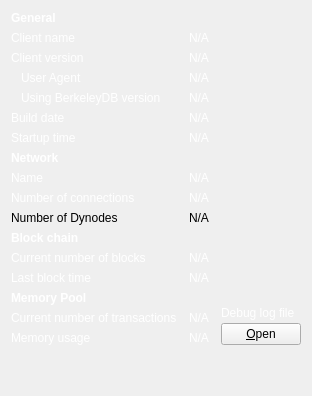
     <widget class="QWidget" name="tab_info">
      <attribute name="title">
       <string>&amp;Information</string>
      </attribute>
      <layout class="QGridLayout" name="gridLayout" columnstretch="0,1,0">
       <property name="horizontalSpacing">
        <number>12</number>
       </property>
       <item row="0" column="0">
        <widget class="QLabel" name="label_9">
         <property name="font">
          <font>
           <weight>75</weight>
           <bold>true</bold>
          </font>
         </property>
         <property name="styleSheet">
          <string notr="true">color: rgb(255, 255, 255);</string>
         </property>
         <property name="text">
          <string>General</string>
         </property>
        </widget>
       </item>
       <item row="1" column="0">
        <widget class="QLabel" name="label_5">
         <property name="styleSheet">
          <string notr="true">color: rgb(255, 255, 255);</string>
         </property>
         <property name="text">
          <string>Client name</string>
         </property>
        </widget>
       </item>
       <item row="1" column="1" colspan="2">
        <widget class="QLabel" name="clientName">
         <property name="cursor">
          <cursorShape>IBeamCursor</cursorShape>
         </property>
         <property name="styleSheet">
          <string notr="true">color: rgb(255, 255, 255);</string>
         </property>
         <property name="text">
          <string>N/A</string>
         </property>
         <property name="textFormat">
          <enum>Qt::PlainText</enum>
         </property>
         <property name="textInteractionFlags">
          <set>Qt::LinksAccessibleByMouse|Qt::TextSelectableByKeyboard|Qt::TextSelectableByMouse</set>
         </property>
        </widget>
       </item>
       <item row="2" column="0">
        <widget class="QLabel" name="label_6">
         <property name="styleSheet">
          <string notr="true">color: rgb(255, 255, 255);</string>
         </property>
         <property name="text">
          <string>Client version</string>
         </property>
        </widget>
       </item>
       <item row="2" column="1" colspan="2">
        <widget class="QLabel" name="clientVersion">
         <property name="cursor">
          <cursorShape>IBeamCursor</cursorShape>
         </property>
         <property name="styleSheet">
          <string notr="true">color: rgb(255, 255, 255);</string>
         </property>
         <property name="text">
          <string>N/A</string>
         </property>
         <property name="textFormat">
          <enum>Qt::PlainText</enum>
         </property>
         <property name="textInteractionFlags">
          <set>Qt::LinksAccessibleByMouse|Qt::TextSelectableByKeyboard|Qt::TextSelectableByMouse</set>
         </property>
        </widget>
       </item>
       <item row="3" column="0">
        <widget class="QLabel" name="labelClientUserAgent">
         <property name="styleSheet">
          <string notr="true">color: rgb(255, 255, 255);</string>
         </property>
         <property name="text">
          <string>User Agent</string>
         </property>
         <property name="indent">
          <number>10</number>
         </property>
        </widget>
       </item>
       <item row="3" column="1" colspan="2">
        <widget class="QLabel" name="clientUserAgent">
         <property name="cursor">
          <cursorShape>IBeamCursor</cursorShape>
         </property>
         <property name="styleSheet">
          <string notr="true">color: rgb(255, 255, 255);</string>
         </property>
         <property name="text">
          <string>N/A</string>
         </property>
         <property name="textFormat">
          <enum>Qt::PlainText</enum>
         </property>
         <property name="textInteractionFlags">
          <set>Qt::LinksAccessibleByMouse|Qt::TextSelectableByKeyboard|Qt::TextSelectableByMouse</set>
         </property>
        </widget>
       </item>
       <item row="4" column="0">
        <widget class="QLabel" name="label_berkeleyDBVersion">
         <property name="styleSheet">
          <string notr="true">color: rgb(255, 255, 255);</string>
         </property>
         <property name="text">
          <string>Using BerkeleyDB version</string>
         </property>
         <property name="indent">
          <number>10</number>
         </property>
        </widget>
       </item>
       <item row="4" column="1" colspan="2">
        <widget class="QLabel" name="berkeleyDBVersion">
         <property name="cursor">
          <cursorShape>IBeamCursor</cursorShape>
         </property>
         <property name="styleSheet">
          <string notr="true">color: rgb(255, 255, 255);</string>
         </property>
         <property name="text">
          <string>N/A</string>
         </property>
         <property name="textFormat">
          <enum>Qt::PlainText</enum>
         </property>
         <property name="textInteractionFlags">
          <set>Qt::LinksAccessibleByMouse|Qt::TextSelectableByKeyboard|Qt::TextSelectableByMouse</set>
         </property>
        </widget>
       </item>
       <item row="5" column="0">
        <widget class="QLabel" name="label_12">
         <property name="styleSheet">
          <string notr="true">color: rgb(255, 255, 255);</string>
         </property>
         <property name="text">
          <string>Build date</string>
         </property>
        </widget>
       </item>
       <item row="5" column="1" colspan="2">
        <widget class="QLabel" name="buildDate">
         <property name="cursor">
          <cursorShape>IBeamCursor</cursorShape>
         </property>
         <property name="styleSheet">
          <string notr="true">color: rgb(255, 255, 255);</string>
         </property>
         <property name="text">
          <string>N/A</string>
         </property>
         <property name="textFormat">
          <enum>Qt::PlainText</enum>
         </property>
         <property name="textInteractionFlags">
          <set>Qt::LinksAccessibleByMouse|Qt::TextSelectableByKeyboard|Qt::TextSelectableByMouse</set>
         </property>
        </widget>
       </item>
       <item row="6" column="0">
        <widget class="QLabel" name="label_13">
         <property name="styleSheet">
          <string notr="true">color: rgb(255, 255, 255);</string>
         </property>
         <property name="text">
          <string>Startup time</string>
         </property>
        </widget>
       </item>
       <item row="6" column="1" colspan="2">
        <widget class="QLabel" name="startupTime">
         <property name="cursor">
          <cursorShape>IBeamCursor</cursorShape>
         </property>
         <property name="styleSheet">
          <string notr="true">color: rgb(255, 255, 255);</string>
         </property>
         <property name="text">
          <string>N/A</string>
         </property>
         <property name="textFormat">
          <enum>Qt::PlainText</enum>
         </property>
         <property name="textInteractionFlags">
          <set>Qt::LinksAccessibleByMouse|Qt::TextSelectableByKeyboard|Qt::TextSelectableByMouse</set>
         </property>
        </widget>
       </item>
       <item row="7" column="0">
        <widget class="QLabel" name="labelNetwork">
         <property name="font">
          <font>
           <weight>75</weight>
           <bold>true</bold>
          </font>
         </property>
         <property name="styleSheet">
          <string notr="true">color: rgb(255, 255, 255);</string>
         </property>
         <property name="text">
          <string>Network</string>
         </property>
        </widget>
       </item>
       <item row="8" column="0">
        <widget class="QLabel" name="label_8">
         <property name="styleSheet">
          <string notr="true">color: rgb(255, 255, 255);</string>
         </property>
         <property name="text">
          <string>Name</string>
         </property>
        </widget>
       </item>
       <item row="8" column="1" colspan="2">
        <widget class="QLabel" name="networkName">
         <property name="cursor">
          <cursorShape>IBeamCursor</cursorShape>
         </property>
         <property name="styleSheet">
          <string notr="true">color: rgb(255, 255, 255);</string>
         </property>
         <property name="text">
          <string>N/A</string>
         </property>
         <property name="textFormat">
          <enum>Qt::PlainText</enum>
         </property>
         <property name="textInteractionFlags">
          <set>Qt::LinksAccessibleByMouse|Qt::TextSelectableByKeyboard|Qt::TextSelectableByMouse</set>
         </property>
        </widget>
       </item>
       <item row="9" column="0">
        <widget class="QLabel" name="label_7">
         <property name="styleSheet">
          <string notr="true">color: rgb(255, 255, 255);</string>
         </property>
         <property name="text">
          <string>Number of connections</string>
         </property>
        </widget>
       </item>
       <item row="9" column="1" colspan="2">
        <widget class="QLabel" name="numberOfConnections">
         <property name="cursor">
          <cursorShape>IBeamCursor</cursorShape>
         </property>
         <property name="styleSheet">
          <string notr="true">color: rgb(255, 255, 255);</string>
         </property>
         <property name="text">
          <string>N/A</string>
         </property>
         <property name="textFormat">
          <enum>Qt::PlainText</enum>
         </property>
         <property name="textInteractionFlags">
          <set>Qt::LinksAccessibleByMouse|Qt::TextSelectableByKeyboard|Qt::TextSelectableByMouse</set>
         </property>
        </widget>
       </item>
       <item row="10" column="0">
        <widget class="QLabel" name="dynodeCountLabel">
         <property name="text">
          <string>Number of Dynodes</string>
         </property>
        </widget>
       </item>
       <item row="10" column="1">
        <widget class="QLabel" name="dynodeCount">
         <property name="text">
          <string>N/A</string>
         </property>
        </widget>
       </item>
       <item row="11" column="0">
        <widget class="QLabel" name="label_10">
         <property name="font">
          <font>
           <weight>75</weight>
           <bold>true</bold>
          </font>
         </property>
         <property name="styleSheet">
          <string notr="true">color: rgb(255, 255, 255);</string>
         </property>
         <property name="text">
          <string>Block chain</string>
         </property>
        </widget>
       </item>
       <item row="12" column="0">
        <widget class="QLabel" name="label_3">
         <property name="styleSheet">
          <string notr="true">color: rgb(255, 255, 255);</string>
         </property>
         <property name="text">
          <string>Current number of blocks</string>
         </property>
        </widget>
       </item>
       <item row="12" column="1" colspan="2">
        <widget class="QLabel" name="numberOfBlocks">
         <property name="cursor">
          <cursorShape>IBeamCursor</cursorShape>
         </property>
         <property name="styleSheet">
          <string notr="true">color: rgb(255, 255, 255);</string>
         </property>
         <property name="text">
          <string>N/A</string>
         </property>
         <property name="textFormat">
          <enum>Qt::PlainText</enum>
         </property>
         <property name="textInteractionFlags">
          <set>Qt::LinksAccessibleByMouse|Qt::TextSelectableByKeyboard|Qt::TextSelectableByMouse</set>
         </property>
        </widget>
       </item>
       <item row="13" column="0">
        <widget class="QLabel" name="labelLastBlockTime">
         <property name="styleSheet">
          <string notr="true">color: rgb(255, 255, 255);</string>
         </property>
         <property name="text">
          <string>Last block time</string>
         </property>
        </widget>
       </item>
       <item row="13" column="1" colspan="2">
        <widget class="QLabel" name="lastBlockTime">
         <property name="cursor">
          <cursorShape>IBeamCursor</cursorShape>
         </property>
         <property name="styleSheet">
          <string notr="true">color: rgb(255, 255, 255);</string>
         </property>
         <property name="text">
          <string>N/A</string>
         </property>
         <property name="textFormat">
          <enum>Qt::PlainText</enum>
         </property>
         <property name="textInteractionFlags">
          <set>Qt::LinksAccessibleByMouse|Qt::TextSelectableByKeyboard|Qt::TextSelectableByMouse</set>
         </property>
        </widget>
       </item>
       <item row="14" column="0">
        <widget class="QLabel" name="labelMempoolTitle">
         <property name="font">
          <font>
           <weight>75</weight>
           <bold>true</bold>
          </font>
         </property>
         <property name="styleSheet">
          <string notr="true">color: rgb(255, 255, 255);</string>
         </property>
         <property name="text">
          <string>Memory Pool</string>
         </property>
        </widget>
       </item>
       <item row="15" column="0">
        <widget class="QLabel" name="labelNumberOfTransactions">
         <property name="styleSheet">
          <string notr="true">color: rgb(255, 255, 255);</string>
         </property>
         <property name="text">
          <string>Current number of transactions</string>
         </property>
        </widget>
       </item>
       <item row="15" column="1">
        <widget class="QLabel" name="mempoolNumberTxs">
         <property name="cursor">
          <cursorShape>IBeamCursor</cursorShape>
         </property>
         <property name="styleSheet">
          <string notr="true">color: rgb(255, 255, 255);</string>
         </property>
         <property name="text">
          <string>N/A</string>
         </property>
         <property name="textFormat">
          <enum>Qt::PlainText</enum>
         </property>
         <property name="textInteractionFlags">
          <set>Qt::LinksAccessibleByMouse|Qt::TextSelectableByKeyboard|Qt::TextSelectableByMouse</set>
         </property>
        </widget>
       </item>
       <item row="16" column="0">
        <widget class="QLabel" name="labelMemoryUsage">
         <property name="styleSheet">
          <string notr="true">color: rgb(255, 255, 255);</string>
         </property>
         <property name="text">
          <string>Memory usage</string>
         </property>
        </widget>
       </item>
       <item row="16" column="1">
        <widget class="QLabel" name="mempoolSize">
         <property name="cursor">
          <cursorShape>IBeamCursor</cursorShape>
         </property>
         <property name="styleSheet">
          <string notr="true">color: rgb(255, 255, 255);</string>
         </property>
         <property name="text">
          <string>N/A</string>
         </property>
         <property name="textFormat">
          <enum>Qt::PlainText</enum>
         </property>
         <property name="textInteractionFlags">
          <set>Qt::LinksAccessibleByMouse|Qt::TextSelectableByKeyboard|Qt::TextSelectableByMouse</set>
         </property>
        </widget>
       </item>
       <item row="14" column="2" rowspan="3">
        <layout class="QVBoxLayout" name="verticalLayoutDebugButton">
         <property name="spacing">
          <number>3</number>
         </property>
         <item>
          <spacer name="verticalSpacer_2">
           <property name="orientation">
            <enum>Qt::Vertical</enum>
           </property>
           <property name="sizeHint" stdset="0">
            <size>
             <width>10</width>
             <height>5</height>
            </size>
           </property>
          </spacer>
         </item>
         <item>
          <widget class="QLabel" name="labelDebugLogfile">
           <property name="styleSheet">
            <string notr="true">color: rgb(255, 255, 255);</string>
           </property>
           <property name="text">
            <string>Debug log file</string>
           </property>
          </widget>
         </item>
         <item>
          <widget class="QPushButton" name="openDebugLogfileButton">
           <property name="toolTip">
            <string>Open the Dynamic debug log file from the current data directory. This can take a few seconds for large log files.</string>
           </property>
           <property name="styleSheet">
            <string notr="true">QWidget#RPCConsole .QPushButton#openDebugLogfileButton {
background-color:qlineargradient(x1: 0, y1: 0, x2: 0, y2: 1, stop: .01 #8F5BA3, stop: .1 #771F99, stop: .95 #771F99, stop: 1 #520072);
border:0;
border-radius:3px;
color:#ffffff;
font-size:12px;
font-weight:bold;
padding-left:25px;
padding-right:25px;
padding-top:5px;
padding-bottom:5px;
}

QWidget#RPCConsole .QPushButton#openDebugLogfileButton:hover {
background-color:qlineargradient(x1: 0, y1: 0, x2: 0, y2: 1, stop: .01 #BA77D4, stop: .1 #9F2DCC, stop: .95 #9F2DCC, stop: 1 #7400A1);
border:0;
border-radius:3px;
color:#ffffff;
font-size:12px;
font-weight:bold;
padding-left:25px;
padding-right:25px;
padding-top:5px;
padding-bottom:5px;
}

QWidget#RPCConsole .QPushButton#openDebugLogfileButton:pressed {
background-color:qlineargradient(x1: 0, y1: 0, x2: 0, y2: 1, stop: .01 #8F5BA3, stop: .1 #771F99, stop: .95 #771F99, stop: 1 #520072);
border:0;
border-radius:3px;
color:#ffffff;
font-size:12px;
font-weight:bold;
padding-left:25px;
padding-right:25px;
padding-top:5px;
padding-bottom:5px;
}</string>
           </property>
           <property name="text">
            <string>&amp;Open</string>
           </property>
           <property name="autoDefault">
            <bool>false</bool>
           </property>
          </widget>
         </item>
        </layout>
       </item>
       <item row="18" column="0">
        <spacer name="verticalSpacer">
         <property name="orientation">
          <enum>Qt::Vertical</enum>
         </property>
         <property name="sizeHint" stdset="0">
          <size>
           <width>20</width>
           <height>40</height>
          </size>
         </property>
        </spacer>
       </item>
      </layout>
     </widget>
